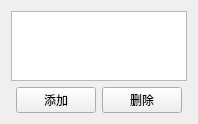
<?xml version="1.0" encoding="UTF-8"?>
<ui version="4.0">
 <class>PlanCurveForm</class>
 <widget class="QWidget" name="PlanCurveForm">
  <property name="geometry">
   <rect>
    <x>0</x>
    <y>0</y>
    <width>198</width>
    <height>122</height>
   </rect>
  </property>
  <property name="windowTitle">
   <string>Form</string>
  </property>
  <layout class="QVBoxLayout" name="verticalLayout">
   <item>
    <widget class="QTableView" name="tableView"/>
   </item>
   <item>
    <layout class="QHBoxLayout" name="horizontalLayout">
     <item>
      <spacer name="horizontalSpacer">
       <property name="orientation">
        <enum>Qt::Horizontal</enum>
       </property>
       <property name="sizeHint" stdset="0">
        <size>
         <width>40</width>
         <height>20</height>
        </size>
       </property>
      </spacer>
     </item>
     <item>
      <widget class="QPushButton" name="addPushButton">
       <property name="text">
        <string>添加</string>
       </property>
      </widget>
     </item>
     <item>
      <widget class="QPushButton" name="deletePushButton">
       <property name="text">
        <string>删除</string>
       </property>
      </widget>
     </item>
     <item>
      <spacer name="horizontalSpacer_2">
       <property name="orientation">
        <enum>Qt::Horizontal</enum>
       </property>
       <property name="sizeHint" stdset="0">
        <size>
         <width>40</width>
         <height>20</height>
        </size>
       </property>
      </spacer>
     </item>
    </layout>
   </item>
  </layout>
 </widget>
 <resources/>
 <connections/>
</ui>
